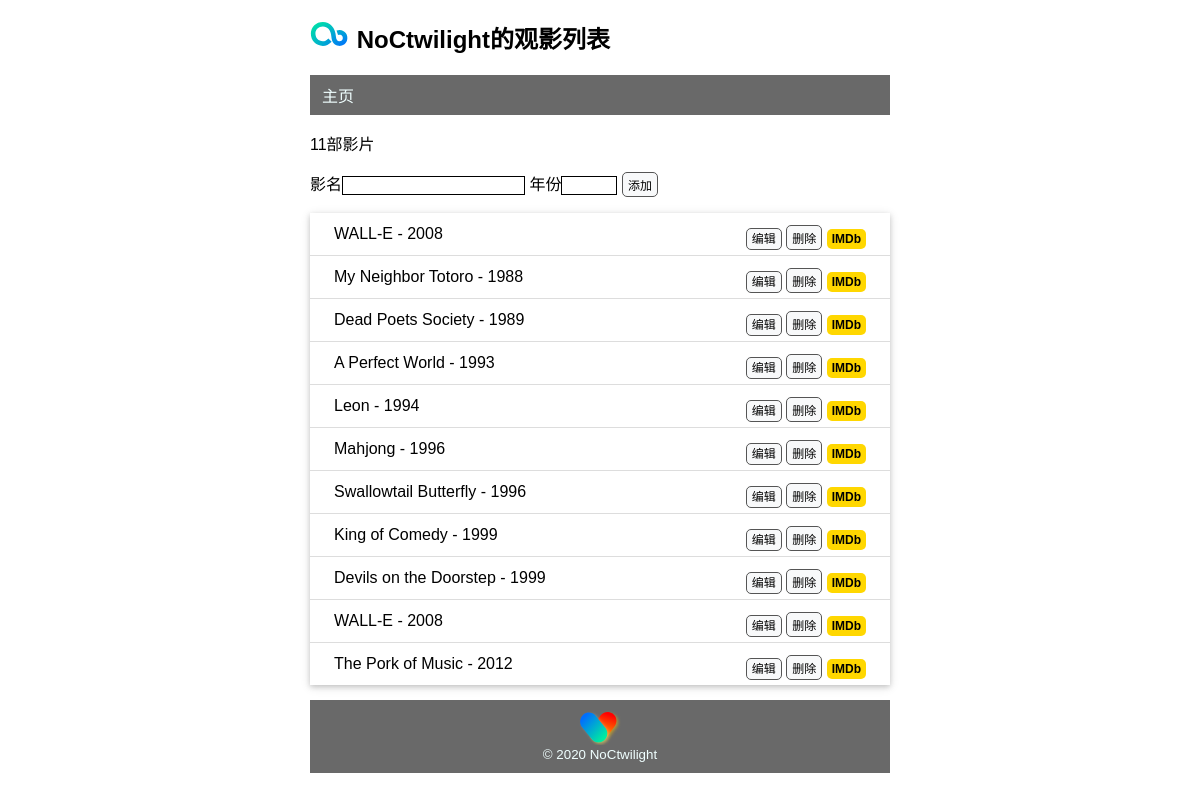
Before: / with the older database file.
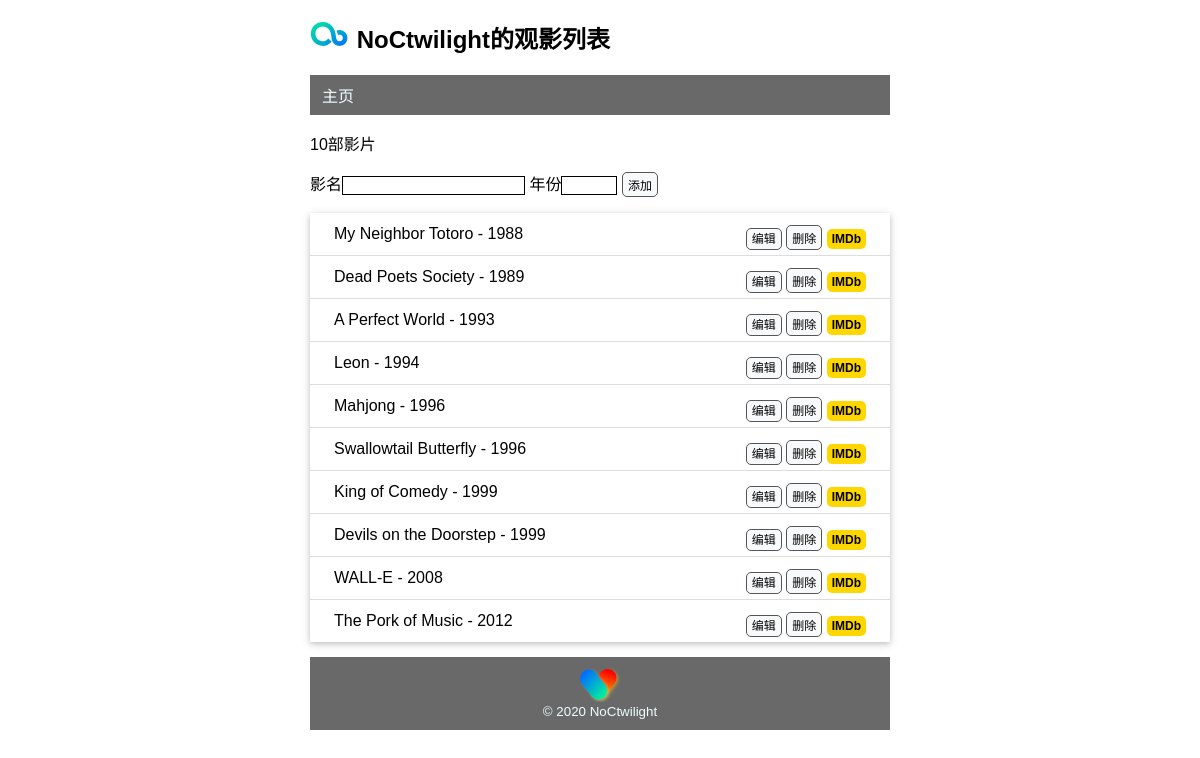
After: the same page with the newer database file.
### app.py (models this page shows)
class User(db.Model):
    id = db.Column(db.Integer, primary_key=True)  # 主键
    name = db.Column(db.String(20))  # 名字

class Movie(db.Model):
    id = db.Column(db.Integer, primary_key=True)  # 主键
    title = db.Column(db.String(60))  # 电影标题
    year = db.Column(db.String(4))  # 电影

### app.py (the view, shortened to what this page needs)
@app.route('/', methods=['GET', 'POST'])
def index():
    user = User.query.first()
    movies = Movie.query.all()
    return render_template('index.html', user=user, movies=movies)

### app.py (called while the page is built)
@app.context_processor
def inject_user():
    user = User.query.first()
    return dict(user=user)  # 返回字典,即{'user': user}

### templates/index.html
{% extends 'base.html' %}
{% block content %}
<p>{{ movies|length }}部影片</p>
<form method="POST">
    影名<input type="text" name="title" autocomplete="off" required>
    年份<input type="text" name="year" autocomplete="off" required>
    <input class="btn" type="submit" name="submit" value="添加">
</form>
<ul class="movie-list">
    {% for movie in movies %}
    <li>
        {{ movie.title }} - {{ movie.year }}
        <span class="float-right">
            <a class="btn" href="{{ url_for('edit', movie_id=movie.id) }}">编辑</a>
            <form class="inline-form" method="POST" action="{{ url_for('delete', movie_id=movie.id) }}">
                <input class="btn" type="submit" name="delete" value="删除" onclick="return confirm('Are you sure?')">
            </form>
            <a class="imdb" href="https://www.imdb.com/find?q={{ movie.title }}" target="_blank" title="Find this movie on IMDb">IMDb</a>
        </span>
    </li>
    {% endfor %}
</ul>
{% endblock %}

### templates/base.html (shortened to what this page needs)
<!DOCTYPE html>
<html lang="zh-CN">
<head>
    {% block head %}
    <link rel="stylesheet" href="{{ url_for('static', filename='style.css') }}" type="text/css">
    {% endblock %}
</head>
<body>
    <h2>
        <img alt="Avatar" class="avatar" src="{{ url_for('static', filename='images/title.svg') }}">
        {{ user.name }}的观影列表
    </h2>
    <nav class="menu">
        <ul>
            <li><a href="{{ url_for('index') }}">主页</a></li>
        </ul>
    </nav>
    {% block content %}
    {% endblock %}
    <footer class="foot">
        <img alt="foot image" class="footimg" src="{{ url_for('static', filename='images/foot.svg') }}">
        <small>&copy; 2020 <a href="https://noctwilight.github.io/" target="_blank">NoCtwilight</a></small>
    </footer>
</body>
</html>

### static/style.css (style rules this page uses)
body { margin: auto; max-width: 580px; font-size: 16px; font-family: "微软雅黑", Helvetica, sans-serif; }
.foot { color: azure; background-color: dimgray; margin-top: 15px; text-align: center; padding: 10px; }
.foot a { color: azure; text-decoration: none; }
.footimg { display: block; margin: 0 auto; height: 35px; }
.avatar { width: 40px; }
.movie-list { list-style-type: none; padding: 0; margin-bottom: 10px; box-shadow: 0 2px 5px 0 rgba(0, 0, 0, 0.16), 0 2px 10px 0 rgba(0, 0, 0, 0.12); }
.movie-list li { padding: 12px 24px; border-bottom: 1px solid #ddd; }
.movie-list li:last-child { border-bottom: none; }
.menu ul { list-style-type: none; margin: 0; padding: 0; overflow: hidden; background-color: dimgray; }
.menu li { float: left; }
.menu li a { display: block; color: azure; text-align: center; padding: 8px 12px; text-decoration: none; }
.float-right { float: right; }
.imdb { font-size: 12px; font-weight: bold; color: black; text-decoration: none; background-color: gold; border-radius: 5px; padding: 3px 5px; }
input[type=submit] { font-family: 微软雅黑, Helvetica, sans-serif; }
input[type=text] { border: 1px solid black; }
input[name=year] { width: 50px; }
.btn { font-size: 12px; padding: 3px 5px; text-decoration: none; cursor: pointer; background-color: #f8f9fa; color: black; border: 1px solid #555555; border-radius: 5px; }
.inline-form { display: inline; }

Changed rows visible on the page:
removed Movie: title "WALL-E", year "2008"
Other visible differences:
{{ movies|length }}: "11" → "10"
